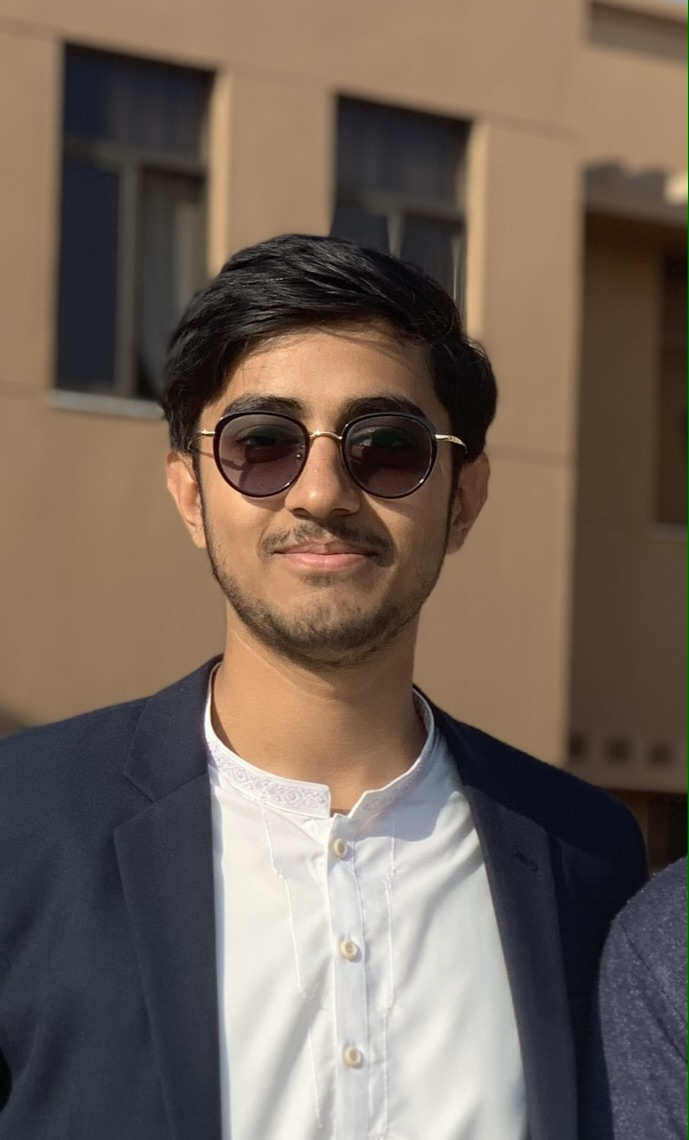
#> input picture me.jpeg, 689 x 1140 px
$ python main.py
#> lines starting #> are read from the running program, lines starting #| are printed output that depends on the picture
import cv2 as cv

# Read image
img = cv.imread('me.jpeg', cv.IMREAD_GRAYSCALE)
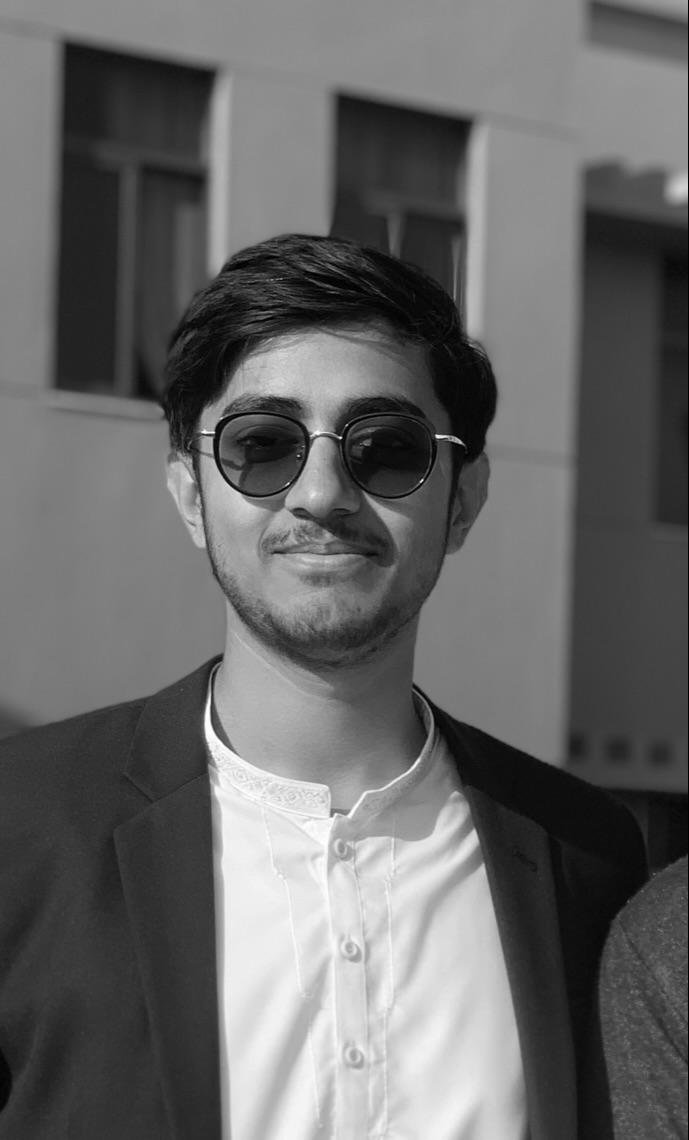
#> img: shape (1140, 689); min 0, max 255, mean 102.6

cv.imshow('image', img)

cv.waitKey(0)

img2 = cv.cvtColor(img, cv.COLOR_GRAY2RGB)

cv.imshow('image', img2)
print(img2.shape)
#| (1140, 689, 3)

# Wait for any key to close the window
cv.waitKey(0)

# Destroy all windows
cv.destroyAllWindows()
